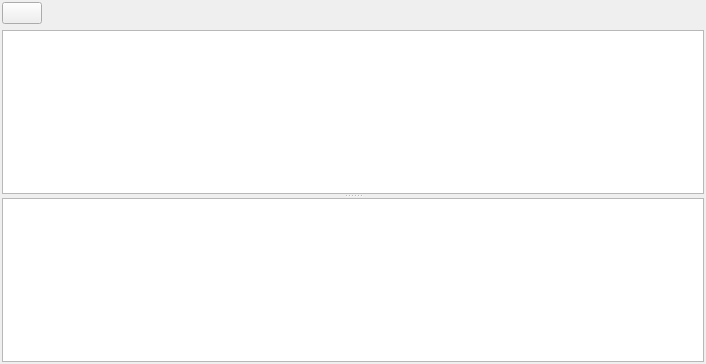
<?xml version="1.0" encoding="UTF-8"?>
<ui version="4.0">
 <class>ThreadViewUI</class>
 <widget class="QWidget" name="ThreadViewUI">
  <property name="geometry">
   <rect>
    <x>0</x>
    <y>0</y>
    <width>706</width>
    <height>364</height>
   </rect>
  </property>
  <property name="windowTitle">
   <string>Form1</string>
  </property>
  <layout class="QVBoxLayout">
   <property name="spacing">
    <number>6</number>
   </property>
   <property name="margin">
    <number>2</number>
   </property>
   <item>
    <layout class="QHBoxLayout">
     <property name="spacing">
      <number>6</number>
     </property>
     <property name="margin">
      <number>0</number>
     </property>
     <item>
      <widget class="QPushButton" name="mAddNoteButton">
       <property name="text">
        <string/>
       </property>
       <property name="icon">
        <iconset resource="threadview.qrc">
         <normaloff>:/threadview/message.png</normaloff>:/threadview/message.png</iconset>
       </property>
       <property name="default">
        <bool>false</bool>
       </property>
      </widget>
     </item>
     <item>
      <spacer>
       <property name="orientation">
        <enum>Qt::Horizontal</enum>
       </property>
       <property name="sizeType">
        <enum>QSizePolicy::Expanding</enum>
       </property>
       <property name="sizeHint" stdset="0">
        <size>
         <width>130</width>
         <height>20</height>
        </size>
       </property>
      </spacer>
     </item>
    </layout>
   </item>
   <item>
    <widget class="QSplitter" name="splitter6">
     <property name="orientation">
      <enum>Qt::Vertical</enum>
     </property>
     <widget class="RecordTreeView" name="mThreadView">
      <property name="sizePolicy">
       <sizepolicy hsizetype="Ignored" vsizetype="Ignored">
        <horstretch>0</horstretch>
        <verstretch>0</verstretch>
       </sizepolicy>
      </property>
      <property name="alternatingRowColors">
       <bool>true</bool>
      </property>
     </widget>
     <widget class="QTextBrowser" name="mMessageLabel"/>
    </widget>
   </item>
  </layout>
 </widget>
 <layoutdefault spacing="6" margin="11"/>
 <customwidgets>
  <customwidget>
   <class>RecordTreeView</class>
   <extends>QTreeView</extends>
   <header>recordtreeview.h</header>
  </customwidget>
 </customwidgets>
 <tabstops>
  <tabstop>mThreadView</tabstop>
  <tabstop>mAddNoteButton</tabstop>
 </tabstops>
 <resources>
  <include location="threadview.qrc"/>
 </resources>
 <connections/>
</ui>
